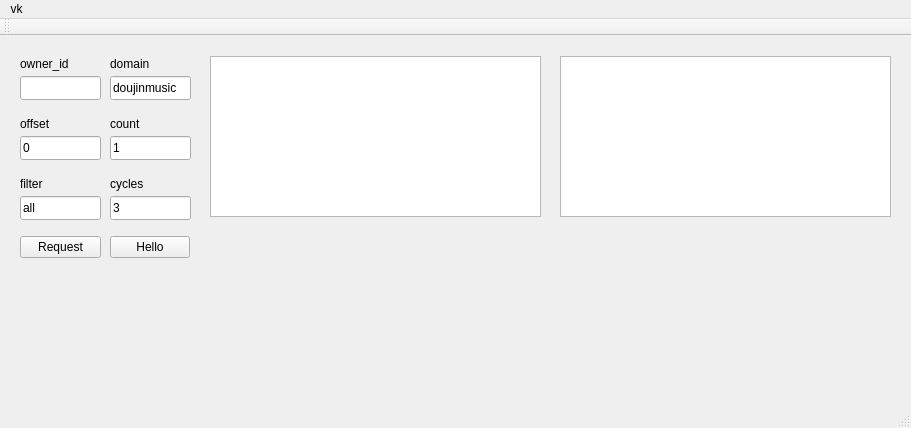
<?xml version="1.0" encoding="UTF-8"?>
<ui version="4.0">
 <class>Interface</class>
 <widget class="QMainWindow" name="Interface">
  <property name="geometry">
   <rect>
    <x>0</x>
    <y>0</y>
    <width>911</width>
    <height>428</height>
   </rect>
  </property>
  <property name="windowTitle">
   <string>Interface</string>
  </property>
  <widget class="QWidget" name="centralWidget">
   <widget class="QLineEdit" name="lineCycle">
    <property name="geometry">
     <rect>
      <x>110</x>
      <y>160</y>
      <width>81</width>
      <height>24</height>
     </rect>
    </property>
    <property name="text">
     <string>3</string>
    </property>
   </widget>
   <widget class="QLabel" name="label_3">
    <property name="geometry">
     <rect>
      <x>20</x>
      <y>20</y>
      <width>61</width>
      <height>16</height>
     </rect>
    </property>
    <property name="text">
     <string>owner_id</string>
    </property>
   </widget>
   <widget class="QLabel" name="label_7">
    <property name="geometry">
     <rect>
      <x>110</x>
      <y>140</y>
      <width>61</width>
      <height>16</height>
     </rect>
    </property>
    <property name="text">
     <string>cycles</string>
    </property>
   </widget>
   <widget class="QLabel" name="label">
    <property name="geometry">
     <rect>
      <x>110</x>
      <y>80</y>
      <width>49</width>
      <height>16</height>
     </rect>
    </property>
    <property name="text">
     <string>count</string>
    </property>
   </widget>
   <widget class="QLabel" name="label_4">
    <property name="geometry">
     <rect>
      <x>20</x>
      <y>80</y>
      <width>49</width>
      <height>16</height>
     </rect>
    </property>
    <property name="text">
     <string>offset</string>
    </property>
   </widget>
   <widget class="QLineEdit" name="lineFilter">
    <property name="geometry">
     <rect>
      <x>20</x>
      <y>160</y>
      <width>81</width>
      <height>24</height>
     </rect>
    </property>
    <property name="text">
     <string>all</string>
    </property>
   </widget>
   <widget class="QLineEdit" name="lineOffset">
    <property name="geometry">
     <rect>
      <x>20</x>
      <y>100</y>
      <width>81</width>
      <height>24</height>
     </rect>
    </property>
    <property name="text">
     <string>0</string>
    </property>
   </widget>
   <widget class="QLineEdit" name="lineCount">
    <property name="geometry">
     <rect>
      <x>110</x>
      <y>100</y>
      <width>81</width>
      <height>24</height>
     </rect>
    </property>
    <property name="text">
     <string>1</string>
    </property>
   </widget>
   <widget class="QLineEdit" name="lineOwnerId">
    <property name="geometry">
     <rect>
      <x>20</x>
      <y>40</y>
      <width>81</width>
      <height>24</height>
     </rect>
    </property>
    <property name="text">
     <string/>
    </property>
   </widget>
   <widget class="QLabel" name="label_5">
    <property name="geometry">
     <rect>
      <x>110</x>
      <y>20</y>
      <width>49</width>
      <height>16</height>
     </rect>
    </property>
    <property name="text">
     <string>domain</string>
    </property>
   </widget>
   <widget class="QLineEdit" name="lineDomain">
    <property name="geometry">
     <rect>
      <x>110</x>
      <y>40</y>
      <width>81</width>
      <height>24</height>
     </rect>
    </property>
    <property name="text">
     <string>doujinmusic</string>
    </property>
   </widget>
   <widget class="QLabel" name="label_6">
    <property name="geometry">
     <rect>
      <x>20</x>
      <y>140</y>
      <width>49</width>
      <height>16</height>
     </rect>
    </property>
    <property name="text">
     <string>filter</string>
    </property>
   </widget>
   <widget class="QPushButton" name="requestButton">
    <property name="geometry">
     <rect>
      <x>20</x>
      <y>200</y>
      <width>81</width>
      <height>22</height>
     </rect>
    </property>
    <property name="text">
     <string>Request</string>
    </property>
   </widget>
   <widget class="QListView" name="processView">
    <property name="geometry">
     <rect>
      <x>210</x>
      <y>20</y>
      <width>331</width>
      <height>161</height>
     </rect>
    </property>
   </widget>
   <widget class="QListView" name="alarmView">
    <property name="geometry">
     <rect>
      <x>560</x>
      <y>20</y>
      <width>331</width>
      <height>161</height>
     </rect>
    </property>
   </widget>
   <widget class="QPushButton" name="pushButton">
    <property name="geometry">
     <rect>
      <x>110</x>
      <y>200</y>
      <width>80</width>
      <height>22</height>
     </rect>
    </property>
    <property name="text">
     <string>Hello</string>
    </property>
   </widget>
  </widget>
  <widget class="QMenuBar" name="menuBar">
   <property name="geometry">
    <rect>
     <x>0</x>
     <y>0</y>
     <width>911</width>
     <height>19</height>
    </rect>
   </property>
   <widget class="QMenu" name="menuVk">
    <property name="title">
     <string>vk</string>
    </property>
    <addaction name="actionLogin"/>
   </widget>
   <addaction name="menuVk"/>
  </widget>
  <widget class="QToolBar" name="mainToolBar">
   <attribute name="toolBarArea">
    <enum>TopToolBarArea</enum>
   </attribute>
   <attribute name="toolBarBreak">
    <bool>false</bool>
   </attribute>
  </widget>
  <widget class="QStatusBar" name="statusBar"/>
  <action name="actionLogin">
   <property name="text">
    <string>Login</string>
   </property>
  </action>
 </widget>
 <layoutdefault spacing="6" margin="11"/>
 <resources/>
 <connections/>
</ui>
